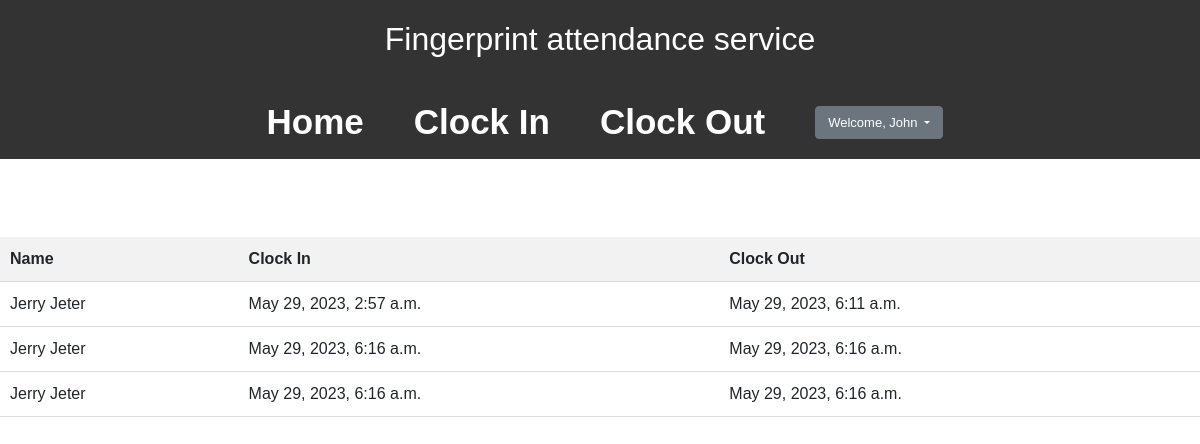
The page /attendance/17/ (signed in) on the database its author committed.
### fingerprint/models.py (models this page shows, shortened)
class Attendance(models.Model):
    student = models.ForeignKey(Student, on_delete=models.CASCADE,related_name='attendances')
    clock_in_time = models.DateTimeField(null=True, blank=True)
    clock_out_time = models.DateTimeField(null=True, blank=True)

class Student(models.Model):
    user = models.OneToOneField(User,on_delete=models.SET_NULL,null=True)
    fingerprint = models.ImageField(upload_to='fingerprints/')

### fingerprint/views.py (the view)
# urls.py: path('attendance/<int:pk>/',student_attendances,name='student-attendances')
def student_attendances(request,pk):
    page_num = request.GET.get('page', 1)
    student = get_object_or_404(Student,pk=pk)
    attendances = Attendance.objects.filter(student=student)
    paginator = Paginator(attendances, 5)
    try:
        page_obj = paginator.page(page_num)
    except PageNotAnInteger:
        page_obj = paginator.page(1)
    except EmptyPage:
        page_obj = paginator.page(paginator.num_pages)
    return render(request,'student_attendances.html',{'page_obj':page_obj})

### templates/student_attendances.html (shortened to what this page needs)
{% extends 'base.html' %}
{% load static %}
{% block css %}
	<link rel="stylesheet" href="{% static 'book/home.css' %}">
{% endblock %}
{% block content %}
<table>
		<tr>
			<th>Name</th>
			<th>Clock In</th>
			<th>Clock Out</th>
		</tr>
    {% for attendance in page_obj %}
        <tr>
            <td> {{ attendance.student.user.first_name }} {{attendance.student.user.last_name}} </td>
            <td> {{ attendance.clock_in_time }} </td>
            <td> {{ attendance.clock_out_time }} </td>
        </tr>
    {% endfor %}
</table>
{% endblock %}

### templates/base.html (shortened to what this page needs)
<!doctype html>
{% load static %}
<html lang="en">
  <head>
      <link href="https://cdn.jsdelivr.net/npm/bootstrap@5.0.2/dist/css/bootstrap.min.css" rel="stylesheet">
      <link rel="stylesheet" href="{% static 'user/base.css' %}">
      {% block css %}
      {% endblock %}
  </head>
  <body>
  	<header>
		<h2>Fingerprint attendance service</h2>
	</header>
    <nav class="navbar">
        {% if user.is_authenticated %}
     <a href="{% url 'attendance' %}"><b style="font-size: 35px">Home</b></a>
        {% endif %}
      <a style="margin-right: 40px;margin-left: 40px" href="{% url 'clockin' %}"><b style="font-size: 35px">Clock In</b></a>
      <a href="{% url 'clockout' %}"><b style="font-size: 35px">Clock Out</b></a>
{% if user.is_authenticated %}
    <div class="dropdown" style="margin-left: 40px">
  <button class="btn btn-secondary dropdown-toggle" style="width: 100%;font-size: 13px" type="button" id="dropdownMenuButton1" data-bs-toggle="dropdown" aria-expanded="false">
    Welcome, {{ user }}
  </button>
</div>
    {% endif %}
</nav>
    <br>
    <br>
    {% block content %}
    {% endblock %}
  </body>
</html>

### static/user/base.css (style rules this page uses)
header { background-color: #333; color: #fff; padding: 20px; text-align: center; justify-content: center; }
.navbar { display: flex; justify-content: center; background-color: #333; color: #fff; padding: 10px; }
.navbar a { color: #fff; text-decoration: none; margin: 0 10px; font-size:120% ; }

### static/book/home.css (style rules this page uses)
body { font-family: Arial, sans-serif; margin: 0; padding: 0; }
table { width: 100%; border-collapse: collapse; margin-top: 30px; }
th, td { padding: 10px; text-align: left; border-bottom: 1px solid #ddd; }
th { background-color: #f2f2f2; }

### rows shown on the page
Attendance: student.user.first_name "Jerry", student.user.last_name "Jeter", clock_in_time "May 29, 2023, 2:57 a.m.", clock_out_time "May 29, 2023, 6:11 a.m."
Attendance: student.user.first_name "Jerry", student.user.last_name "Jeter", clock_in_time "May 29, 2023, 6:16 a.m.", clock_out_time "May 29, 2023, 6:16 a.m."
Attendance: student.user.first_name "Jerry", student.user.last_name "Jeter", clock_in_time "May 29, 2023, 6:16 a.m.", clock_out_time "May 29, 2023, 6:16 a.m."

### other values the page prints
{{ user }} "John"
